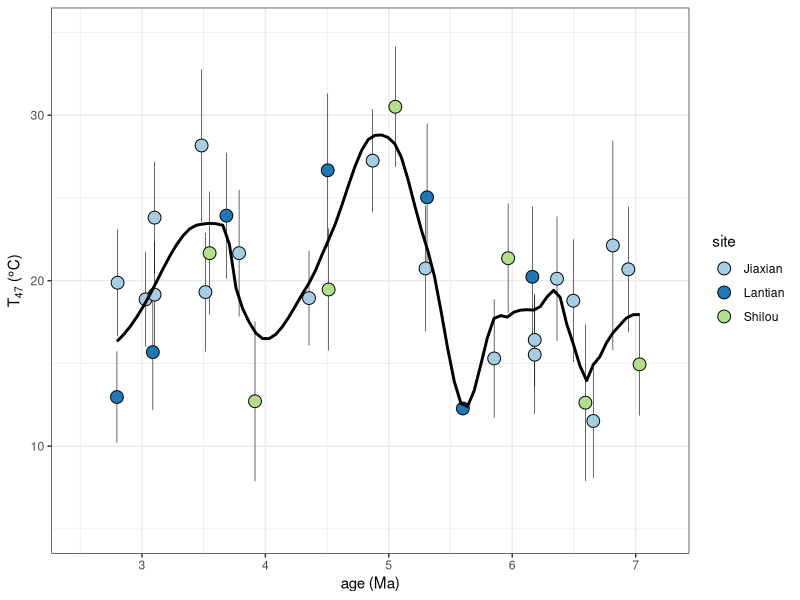
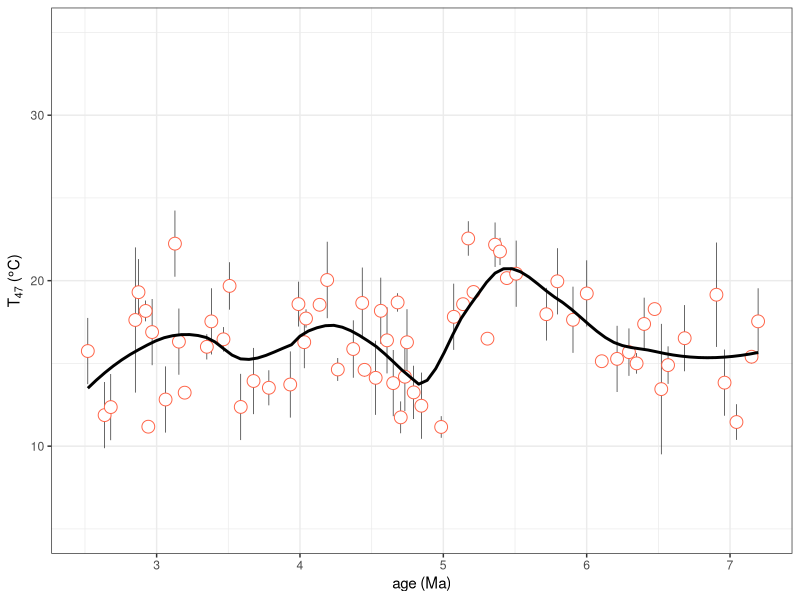
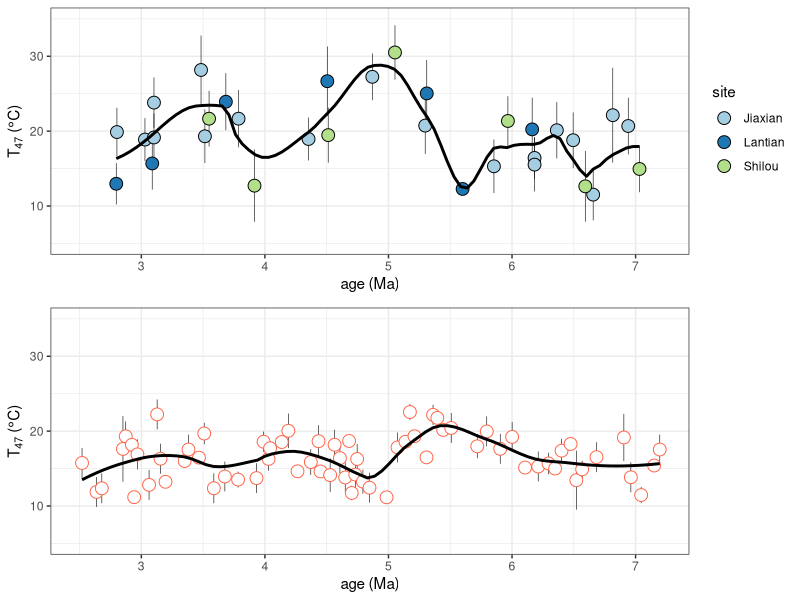
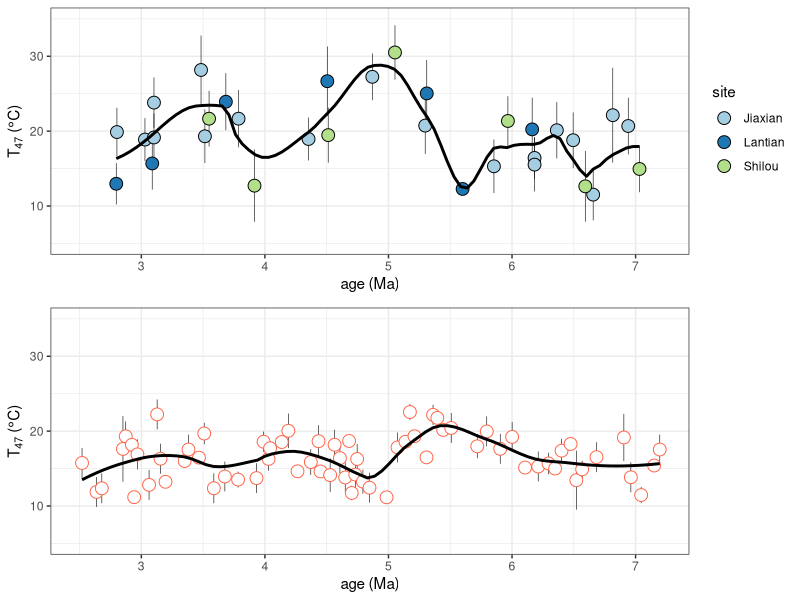

R code for these plots, in order:
library(tidyverse)
library(readxl)
library(ggpubr)

lingtai = read_xlsx("data/regional records/Lingtai_D47.xlsx") %>%
  filter(age > 2.5)
dat = read_xlsx("data/redclay_D47.xlsx")

p1 = ggplot(dat, aes(x = age, y = temp)) +
  geom_errorbar(aes(ymin = temp - temp.sd, ymax = temp + temp.sd), size = 0.2, width = 0) +
  geom_point(aes(fill = site), size = 4, shape = 21) +
  geom_smooth(span = 0.3, se = FALSE, color = "black") +
  scale_fill_brewer(palette = "Paired") +
  theme_bw() +
  scale_x_continuous(limits = c(2.5, 7.2)) +
  scale_y_continuous(limits = c(5, 35)) +
  labs(x = "age (Ma)", y = expression(paste("T"[47]*" (", degree, "C)")))
p1
p2 = ggplot(lingtai, aes(x = age, y = T47)) +
  geom_errorbar(aes(ymin = T47 - T47.se, ymax = T47 + T47.se), size = 0.2, width = 0) +
  geom_point(size = 4, shape = 21, color = "tomato", fill = "white") +
  geom_smooth(span = 0.3, se = FALSE, color = "black") +
  scale_fill_brewer(palette = "Paired") +
  theme_bw() +
  scale_x_continuous(limits = c(2.5, 7.2)) +
  scale_y_continuous(limits = c(5, 35)) +
  labs(x = "age (Ma)", y = expression(paste("T"[47]*" (", degree, "C)")))
p2

ggarrange(p1, p2, nrow = 2, ncol = 1, align = "hv")
ggsave("figures/T47.comparison.jpg", width = 5, height = 4.7)
